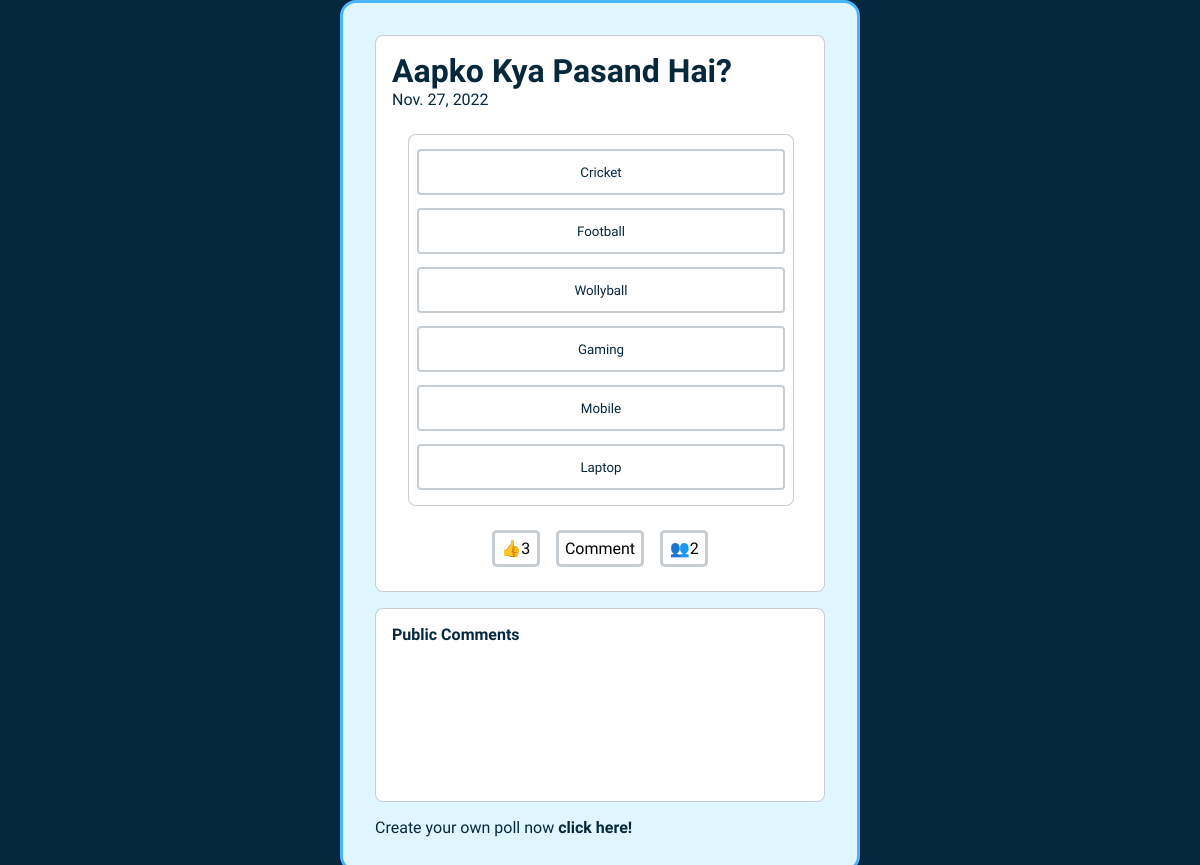
Page /polling/111 on the committed database.
### poll_app/models.py (models this page shows, shortened)
class Question(models.Model):
    user = models.ForeignKey(User, on_delete = models.CASCADE)
    title = models.CharField(max_length = 200)
    likes = models.IntegerField(default=0, blank=True, null=True)
    status = models.BooleanField(default=True)
    allow_comment = models.BooleanField(default=True)
    date = models.DateField( auto_now_add=True, blank=True, null= True)

class Answer(models.Model):
    title = models.ForeignKey(Question, on_delete = models.CASCADE)
    option = models.CharField(max_length = 200)
    votes = models.IntegerField()

### poll_app/views.py (the view)
# urls.py: path('polling/<int:id>', views.polling , name='polling'),
def polling(request,id):
    try:
        poll = Question.objects.get(id=id)
        if poll.status == True:
            ans = Answer.objects.filter(title=poll)
            comments = Comment.objects.filter(title=poll)
            ip = socket.gethostname()
            ip_add = socket.gethostbyname(ip)
            try:
                voter = Voter.objects.get(title=poll,ip_address = ip_add)
            except:
                voter = None
            total_votes = 0
            for a in ans:
                total_votes = total_votes + a.votes
            return render(request,'polling.html', {'poll':poll,'ans':ans,'comments': comments,'voter':voter,'total_votes':total_votes})
        return render(request,'polling.html', {'poll':None,'ans':None,'comments':None})
    except Exception as e:
        return render(request,'polling.html', {'poll':None,'ans':None,'comments':None})

### templates/polling.html (shortened to what this page needs)
{% load static %}
<!DOCTYPE html>
<html lang="en">
<head>
    <link rel="stylesheet" href="{%static 'css/style.css' %}">
</body>
</head>
</head>
<body>
    <main>
        <div style='background: #06283D;' class="container">
            <div class="pollingmain">
                <div class="pollingdiv">
                    {% if poll is None %}
                    <h1>Poll isn't found or deactive!</h1>
                    {% else %}
                    <h1>{{poll.title}}</h1>
                    <label for="">{{poll.date}}</label>
                    <div class="options">
                        {% if voter != None %}
                        {% for option in ans %}
                        <button disabled=true {% if option|slugify == voter.option|slugify %} style='background-color: rgb(223, 246, 255);border: 0.2em solid rgb(71, 181, 255);' {% endif %} value="{{option.id}}" class='optionbtn' id="{{option.id}}">{{option.option}} ({{option.votes}})</button>
                        {% endfor %}
                    </div>
                    <div class="engagediv">
                        <button {% if voter.like == True %} disabled style='background-color:#47B5FF;'{% endif %} id='likebtn' onclick="ChangeBtnBg('likebtn','#47B5FF')">👍{{poll.likes}}</button>
                        {% if poll.allow_comment == True %}
                        <button disabled id='cmntbtn'>Comment</button>
                        {% endif %}
                        <button>&#128101;{{total_votes}}</button>
                    </div>
                        {% else %}
                        {% for option in ans %}
                        <button onclick="SubmitPoll({{option.id}})" value="{{option.id}}" class='optionbtn' id="{{option.id}}">{{option.option}}</button>
                        {% endfor %}
                    </div>
                    <div class="engagediv">
                        <button id='likebtn' disabled onclick="ChangeBtnBg('likebtn','#47B5FF')">👍{{poll.likes}}</button>
                        {% if poll.allow_comment == True %}
                        <button id='cmntbtn'>Comment</button>
                        {% endif %}
                        <button>&#128101;{{total_votes}}</button>
                    </div>
                    {% endif %}
                    {% if poll.allow_comment == True %}
                </div>
                <div id="commentsbox" class="commentsdiv">
                    <h4>Public Comments</h4>
                </div>
                {% endif %}
                <a style='text-decoration:none;' href="{%url 'login' %}">Create your own poll now <b> click here!</b></a>
            </div>
        </div>
    </main>
</body>
</html>
{% endif %}

### static/css/style.css (style rules this page uses)
* { padding: 0; margin: 0; color: #06283D; font-family: 'Varela Round', sans-serif; overflow: hidden; }
.container { background: transparent; display: flex; justify-content: center; align-items: center; width: 100vw; height: 100vh; }
label { margin-bottom: 1vh; font: 1rem; }
.pollingmain { display: flex; flex-direction: column; padding: 2rem; border-radius: 1em; border: 0.2em solid #47B5FF; background-color: #DFF6FF; margin: auto; overflow: auto; }
.pollingdiv { display: flex; background-color: white; flex-direction: column; padding: 1em; width: 26em; border-radius: 0.5em; border: 0.1em solid #06283d3a; overflow: auto; overflow: hidden; }
.options { display: flex; flex-direction: column; background-color: white; margin: 1em; padding: 0.5em; border-radius: 0.5em; width: 23em; border: 0.1em solid #06283d3a; }
.commentsdiv { height: 10em; overflow: auto; }
.options button { padding: 1em; width: 100%; background-color: transparent; margin: 0.5em 0; border-radius: 0.3em; border: 0.2em solid #06283d3a; }
.engagediv { display: flex; justify-content: center; width: auto; }
.engagediv button { margin: 0.5em; padding: 0.4em; font-size: 1em; color: black; border-radius: 0.3em; background-color: transparent; border: 0.2em solid #06283d3a; }
.commentsdiv { background-color: white; padding: 1em; border-radius: 0.5em; margin: 1em 0; border: 0.1em solid #06283d3a; }

### templates/polling.html (style rules this page uses)
* { padding: 0; margin: 0; color: #06283D; font-family: 'Varela Round', sans-serif; overflow: hidden; }
.container { overflow: hidden; overflow: auto; }

### rows in the picture
Question: title "Aapko Kya Pasand Hai?", date "Nov. 27, 2022", likes "3"
Answer: {{ option.id }} 231 (drawn), option "Cricket"
Answer: {{ option.id }} 232 (drawn), option "Football"
Answer: {{ option.id }} 233 (drawn), option "Wollyball"
Answer: {{ option.id }} 234 (drawn), option "Gaming"
Answer: {{ option.id }} 235 (drawn), option "Mobile"
Answer: {{ option.id }} 236 (drawn), option "Laptop"

### other values in the picture
{{ total_votes }} "2"
